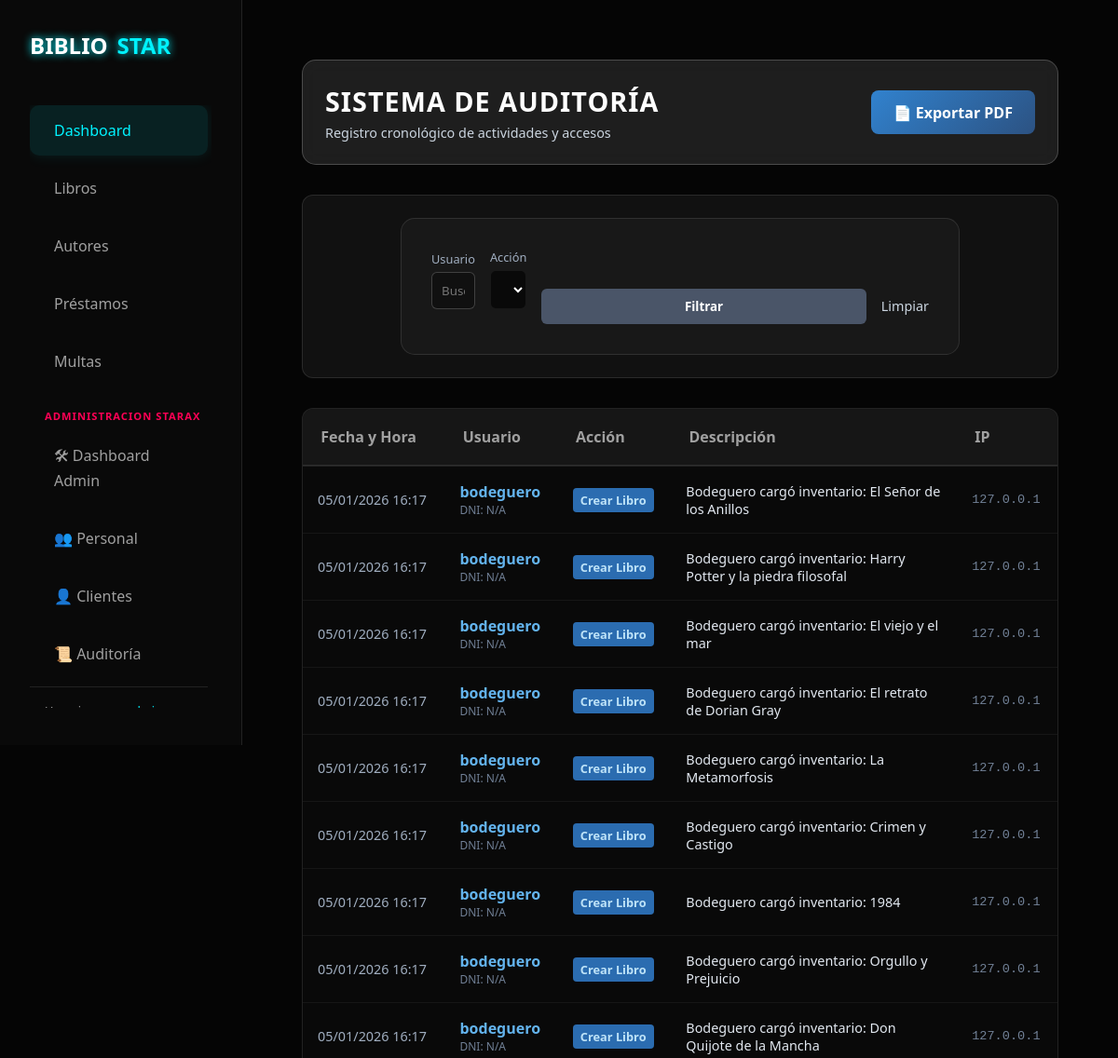
The app's page /logs/ (signed in, upper part), older data.
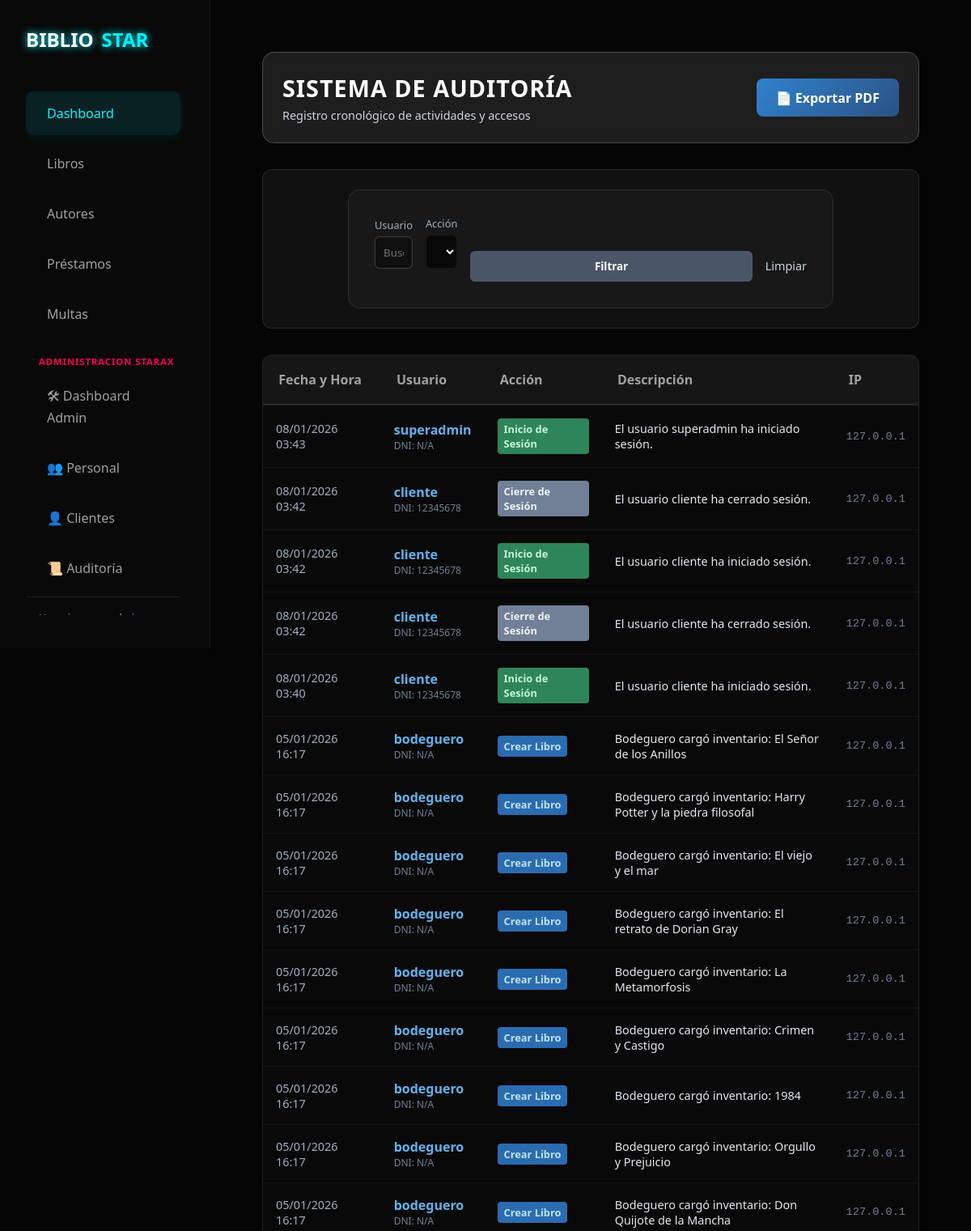
The same page, newer data.
### gestion/models.py (models this page shows, shortened)
class RegistroAuditoria(models.Model):
    ACCIONES = (
        ('crear_prestamo', 'Crear Préstamo'),
        ('finalizar_prestamo', 'Finalizar Préstamo'),
        ('renovar_prestamo', 'Renovar Préstamo'),
        ('pagar_multa', 'Pagar Multa'),
        ('crear_libro', 'Crear Libro'),
        ('crear_autor', 'Crear Autor'),
        ('crear_usuario', 'Crear Usuario'),
        ('inicio_sesion', 'Inicio de Sesión'),
        ('cierre_sesion', 'Cierre de Sesión'),
    )
    usuario = models.ForeignKey(settings.AUTH_USER_MODEL, on_delete=models.SET_NULL, null=True, related_name='acciones_realizadas')
    accion = models.CharField(max_length=50, choices=ACCIONES)
    descripcion = models.TextField()
    fecha_hora = models.DateTimeField(default=timezone.now)
    ip_address = models.GenericIPAddressField(null=True, blank=True)
    prestamo_id = models.IntegerField(null=True, blank=True)
    multa_id = models.IntegerField(null=True, blank=True)
    libro_id = models.IntegerField(null=True, blank=True)
    class Meta:
        ordering = ['-fecha_hora']

class PerfilUsuario(models.Model):
    usuario = models.OneToOneField(settings.AUTH_USER_MODEL, on_delete=models.CASCADE, related_name='perfil')
    codigo_socio = models.CharField(max_length=20, unique=True, editable=False, null=True)
    dni = models.CharField(max_length=20, blank=True, null=True, unique=True)
    direccion = models.CharField(max_length=200, blank=True, null=True)
    telefono = models.CharField(max_length=20, blank=True, null=True)

### gestion/views.py (the view)
# urls.py: path('logs/', ver_logs, name="ver_logs"),
@user_passes_test(es_admin)
@login_required
def ver_logs(request):
    logs = RegistroAuditoria.objects.all().order_by('-fecha_hora')
    accion = request.GET.get('accion')
    usuario = request.GET.get('usuario')
    if accion:
        logs = logs.filter(accion=accion)
    if usuario:
        logs = logs.filter(usuario__username__icontains=usuario)
    context = {
        'logs': logs,
        'acciones': RegistroAuditoria.ACCIONES,
    }
    return render(request, 'logs.html', context)

### gestion/views.py (called while the page is built)
def es_admin(user):
    return user.is_superuser or user.groups.filter(name='Administrador').exists()

### gestion/templates/logs.html (shortened to what the changed rows need)
{% extends "index.html" %}
{% block contenido %}
<div class="logs-container" style="padding: 2rem; max-width: 1200px; margin: 0 auto;">
    <div class="header-glass"
        style="background: rgba(255, 255, 255, 0.1); backdrop-filter: blur(10px); border-radius: 15px; padding: 1.5rem; margin-bottom: 2rem; border: 1px solid rgba(255, 255, 255, 0.2); display: flex; justify-content: space-between; align-items: center;">
        <div>
            <h1 style="margin: 0; color: #fff; font-size: 1.8rem; letter-spacing: 1px;">SISTEMA DE AUDITORÍA</h1>
        </div>
    </div>
    <div class="table-responsive"
        style="overflow-x: auto; background: rgba(255, 255, 255, 0.02); border-radius: 12px; border: 1px solid rgba(255, 255, 255, 0.1);">
        <table style="width: 100%; border-collapse: collapse; color: #e2e8f0; text-align: left;">
            <thead>
                <tr style="background: rgba(255, 255, 255, 0.05);">
                    <th style="padding: 1.2rem; border-bottom: 2px solid rgba(255, 255, 255, 0.1);">Fecha y Hora</th>
                    <th style="padding: 1.2rem; border-bottom: 2px solid rgba(255, 255, 255, 0.1);">Usuario</th>
                    <th style="padding: 1.2rem; border-bottom: 2px solid rgba(255, 255, 255, 0.1);">Acción</th>
                    <th style="padding: 1.2rem; border-bottom: 2px solid rgba(255, 255, 255, 0.1);">Descripción</th>
                    <th style="padding: 1.2rem; border-bottom: 2px solid rgba(255, 255, 255, 0.1);">IP</th>
                </tr>
            </thead>
            <tbody>
                {% for log in logs %}
                <tr class="log-row"
                    style="border-bottom: 1px solid rgba(255, 255, 255, 0.05); transition: background 0.2s;">
                    <td style="padding: 1rem; color: #a0aec0; font-size: 0.9rem;">{{ log.fecha_hora|date:"d/m/Y H:i" }}
                    </td>
                    <td style="padding: 1rem;">
                        {% if log.usuario %}
                        <span style="font-weight: bold; color: #63b3ed;">{{ log.usuario.username }}</span>
                        <div style="font-size: 0.75rem; color: #718096;">DNI: {{ log.usuario.perfil.dni|default:"N/A" }}
                        </div>
                        {% else %}
                        <span style="color: #666; font-style: italic;">Usuario Eliminado</span>
                        {% endif %}
                    </td>
                    <td style="padding: 1rem;">
                        <span class="badge
                            {% if 'inicio' in log.accion %}badge-inicio
                            {% elif 'cierre' in log.accion %}badge-cierre
                            {% elif 'crear' in log.accion %}badge-crear
                            {% elif 'multa' in log.accion %}badge-multa
                            {% else %}badge-default{% endif %}">
                            {{ log.get_accion_display }}
                        </span>
                    </td>
                    <td style="padding: 1rem; font-size: 0.9rem; max-width: 300px;">{{ log.descripcion }}</td>
                    <td style="padding: 1rem; font-family: monospace; font-size: 0.85rem; color: #718096;">
                        {{ log.ip_address }}
                    </td>
                </tr>
                {% empty %}
                <tr>
                    <td colspan="5" style="padding: 3rem; text-align: center; color: #718096;">No hay registros
                        disponibles.</td>
                </tr>
                {% endfor %}
            </tbody>
        </table>
    </div>
</div>
{% endblock %}

Row changes from the older to the newer data that the page shows:
added RegistroAuditoria: fecha_hora "08/01/2026 03:43", usuario.username "superadmin", usuario.perfil.dni "N/A", accion "Inicio de Sesión", descripcion "El usuario superadmin ha iniciado sesión.", ip_address "127.0.0.1"
added RegistroAuditoria: fecha_hora "08/01/2026 03:42", usuario.username "cliente", usuario.perfil.dni "12345678", accion "Cierre de Sesión", descripcion "El usuario cliente ha cerrado sesión.", ip_address "127.0.0.1"
added RegistroAuditoria: fecha_hora "08/01/2026 03:42", usuario.username "cliente", usuario.perfil.dni "12345678", accion "Inicio de Sesión", descripcion "El usuario cliente ha iniciado sesión.", ip_address "127.0.0.1"
added RegistroAuditoria: fecha_hora "08/01/2026 03:42", usuario.username "cliente", usuario.perfil.dni "12345678", accion "Cierre de Sesión", descripcion "El usuario cliente ha cerrado sesión.", ip_address "127.0.0.1"
added RegistroAuditoria: fecha_hora "08/01/2026 03:40", usuario.username "cliente", usuario.perfil.dni "12345678", accion "Inicio de Sesión", descripcion "El usuario cliente ha iniciado sesión.", ip_address "127.0.0.1"
